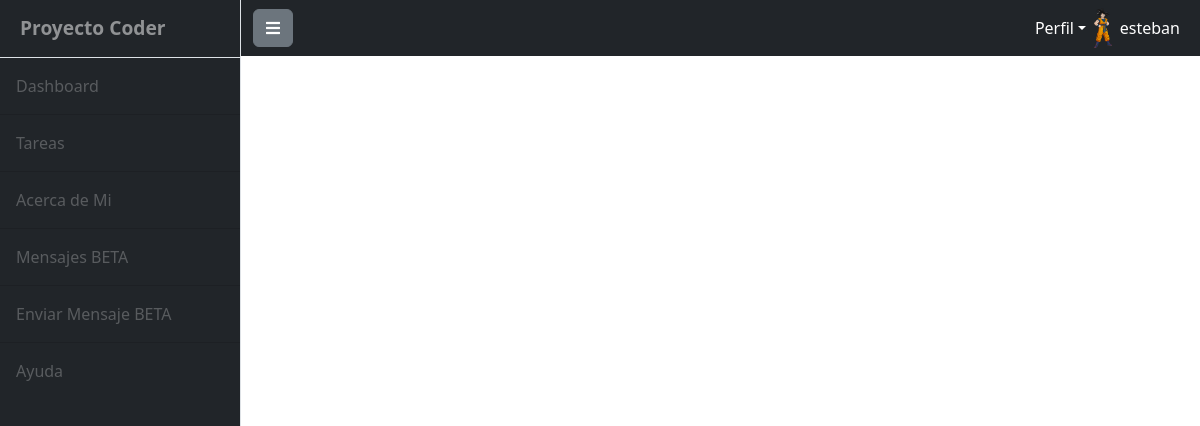
Page /proyecto-final/view-comments/22 (signed in) on the earlier database version.
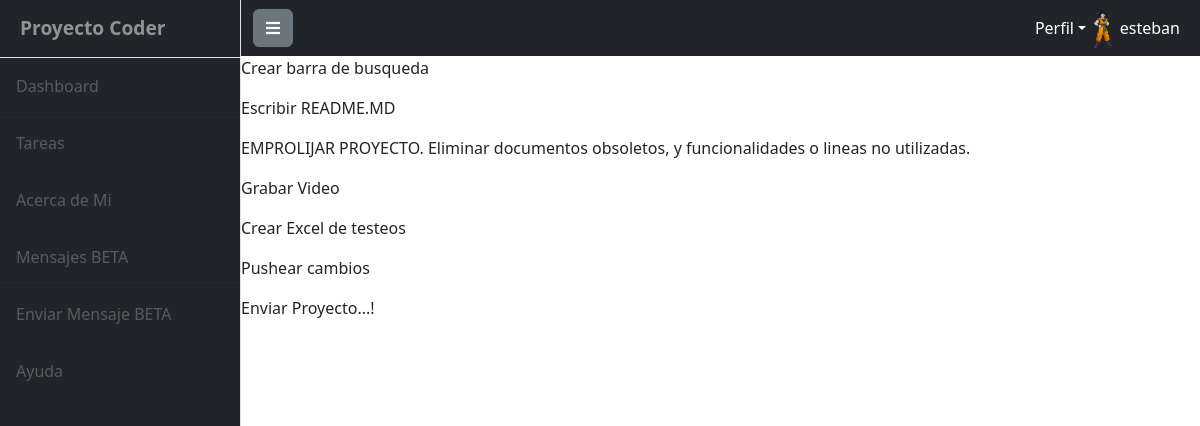
Same page on the later database version.
### MainSiteApp/models.py (models this page shows)
class TasksListRows(models.Model):
    comment = models.CharField(max_length=150)
    created_at = models.DateTimeField(auto_now_add=True)
    updated_at = models.DateTimeField(auto_now=True)
    state = models.BooleanField() # Este campo debio llamarse "Open"
    task_comment = models.ForeignKey(TasksList, on_delete=models.CASCADE)
    def __str__(self):
        return f'{self.comment}'

### MainSiteApp/views.py (the view)
# urls.py: path('view-comments/<int:id>', view_comments, name="ViewComments"),
def view_comments(req: HttpRequest, id):
    comment_list = TasksListRows.objects.filter(task_comment__id=id)
    print(comment_list)
    return render(req, 'task_comment.html', {'comment_list': comment_list})

### MainSiteApp/context_processors.py (called while the page is built)
def get_current_year(req):
    current_year = datetime.datetime.now().year
    return {
        "current_year": current_year
    }

def load_avatar(req: HttpRequest):
    try:
        avatar = Avatar.objects.get(user=req.user.id)
        return {"url": avatar.image.url}
    except:
        image_data = open("media/avatares/goku.jpg", "rb").read()
        return {"url": image_data}

def count_tasks_owner(req: HttpRequest):
    try:
        count_tasks = TasksList.objects.filter(owner=req.user).count()
        return {"count_tasks": count_tasks}
    except:
        count_tasks = 0
        return {"count_tasks": count_tasks}

### MainSiteApp/templates/task_comment.html
{% extends 'base.html' %}
{% block pagecontent %}
    {% for comment in comment_list %}
        <p>{{comment.comment}}</p>
    {% endfor %}
{% endblock pagecontent %}

### MainSiteApp/templates/base.html (shortened to what this page needs)
<!DOCTYPE html>
<html lang="en">
    <head>
        {% load static %}
        <link href="{% static  'css/styles.css' %}" rel="stylesheet" />
        <link href="{% static  'css/main.css' %}" rel="stylesheet" />
        <link rel="stylesheet" href="https://cdn.jsdelivr.net/npm/bootstrap@5.2.3/dist/css/bootstrap.min.css">
        <link rel="stylesheet" href="https://cdnjs.cloudflare.com/ajax/libs/font-awesome/5.15.4/css/all.min.css">
    </head>
    <body>
        <div class="d-flex" id="wrapper">
            {% include 'sidebar.html' %}
            <div id="page-content-wrapper">
                {% include 'navbar.html' %}
                {% block pagecontent %}{% endblock %}
            </div>
        </div>
    </head>
    </body>
</html>

### MainSiteApp/templates/sidebar.html (shortened to what this page needs)
<div class="border-end sidebar navbar-dark bg-dark" id="sidebar-wrapper">
    <div class="sidebar-heading border-bottom sb-sidenav-dark">Proyecto Coder</div>
    <div class="list-group list-group-flush">
        <a class="nav-item nav  bg-dark color-test list-group-item list-group-item-action p-3" href="{% url 'Dashboard' %}">Dashboard</a>
        <a class="nav-item nav  bg-dark list-group-item list-group-item-action p-3" href="{% url 'ListTasks' %}">Tareas</a>
        <a class="nav-item nav  bg-dark list-group-item list-group-item-action p-3 mt-auto" href="{% url 'About' %}">Acerca de Mi</a>
        <a class="nav-item nav  bg-dark list-group-item list-group-item-action p-3 mt-auto" href="{% url 'conversation_list' %}">Mensajes BETA</a>
        <a class="nav-item nav  bg-dark list-group-item list-group-item-action p-3 mt-auto" href="{% url 'enviar_mensaje' %}">Enviar Mensaje BETA</a>
        <a class="nav-item nav  bg-dark list-group-item list-group-item-action p-3 mt-auto" href="{% url 'Help' %}">Ayuda</a>
    </div>
</div>

### MainSiteApp/templates/navbar.html (shortened to what this page needs)
<nav class="sb-topnav navbar navbar-expand navbar-dark bg-dark">
    <div class="container-fluid">
        <button class="btn btn-secondary" id="sidebarToggle">
            <i class="fa fa-bars" aria-hidden="true"></i>
          </button>
        <div class="collapse navbar-collapse" id="navbarSupportedContent">
            <ul class="navbar-nav ms-auto mt-2 mt-lg-0">
                <li class="nav-item dropdown">
                    <a class="nav-link dropdown-toggle" id="navbarDropdown" href="#" role="button" data-bs-toggle="dropdown" aria-haspopup="true" aria-expanded="false">Perfil</a>
                </li>
                {% if  user.is_authenticated %}
                {% if url %}
                <img src="{{url}}" height="40px" alt="avatar">
                <div class="nav-item text-center">
                    <p class="nav-link mb-0">{{ user.username }}</p>
                </div>
                {% endif %}
                {% endif %}
            </ul>
        </div>
    </div>
</nav>

### MainSiteApp/static/css/main.css (style rules this page uses)
:root { --color-primary: #6a0572; --color-secondary: #ff9a8b; --color-tertiary: #83c5be; --color-quaternary: #f0e68c; --color-text: #333; }
.navbar { background-color: var(--color-primary); }
.navbar-dark .navbar-nav .nav-link { color: #fff; }
.sidebar { border-right: 1px solid #343a40; color: rgba(255, 255, 255, 0.5); }
.sidebar-heading { padding: 1rem; font-weight: bold; }
.nav-item { color: rgba(255, 255, 255, 0.25) !important; }

Differences in the rows shown:
added TasksListRows: comment "Crear barra de busqueda"
added TasksListRows: comment "Escribir README.MD"
added TasksListRows: comment "EMPROLIJAR PROYECTO. Eliminar documentos obsoletos, y funcionalidades o lineas no utilizadas."
added TasksListRows: comment "Grabar Video"
added TasksListRows: comment "Crear Excel de testeos"
added TasksListRows: comment "Pushear cambios"
added TasksListRows: comment "Enviar Proyecto...!"
